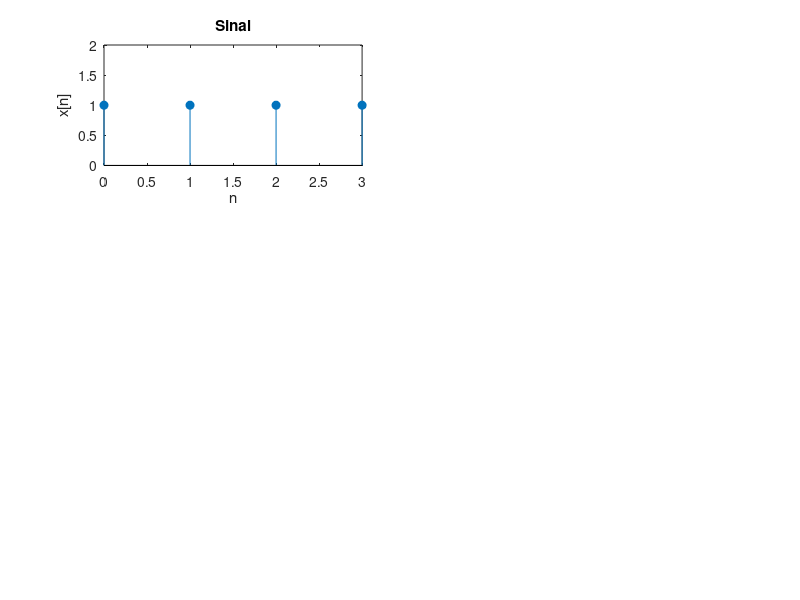

Write MATLAB code to recreate this figure. (Note: this script raises an error after producing the figure.)
T=4; % Tamanho do pulso retangular
t=0:1:3; % Instante de tempo considerado
x=rectpuls(t-T/2,T); % Geração do pulso

subplot(3,2,1);
stem(t, x, 'filled');
ylim([0 2])
title('Sinal');
xlabel('n');
ylabel('x[n]')
% Cálculo da DFT
N=200000; % N >> n p/ aproximar da DFT da DTFT
X_dft= dft(x, N);
def_X_dft = X_dft;
def_omega = linspace(0, 2*pi, N);


subplot(3,2,3);
omega = linspace(-2*pi, 2*pi, 2*N);
X_dtft = [conj(X_dft) X_dft];
plot(omega,abs(X_dtft));
xlim([-2*pi 2*pi]);
title('DTFT de -2\pi até 2\pi');
xlabel('\Omega (rad)');
ylabel('|X(e^{j\Omega})|');

subplot(3,2,4);
arg_dtft = angle(X_dtft);
plot(omega, arg_dtft);
xlim([-2*pi 2*pi]);
%title('Fase do sinal de -2\pi até 2\pi');
xlabel('\Omega (rad)');
ylabel('arg(X(e^{j\Omega})');

input('Pressione uma tecla para visualizar os próximos...');

subplot(3,2,1);
omega = linspace(0, 2*pi, N);
plot(omega,abs(X_dft));
title('DTFT de 0 até 2\pi');
xlim([0 2*pi])
xlabel('\Omega (rad)');
ylabel('|X(e^{j\Omega})|');

subplot(3,2,2);
arg_dtft = angle(X_dft);
plot(omega, arg_dtft);
xlim([0 2*pi])
%title('Fase do sinal de -2\pi até 2\pi');
xlabel('\Omega (rad)');
ylabel('arg(X(e^{j\Omega})');

%%%%%%%%%% DFT 4 pontos %%%%%%%
subplot(3,2,3)
N = 4;
k = 0:1:N-1;
X_dft= dft(x, N);
stem(k, abs(X_dft), 'filled');
title('DFT de 4 Pontos');
xlabel('K');
ylabel('|X[k]|');

subplot(3,2,4)
stem(k, angle(X_dft), 'filled');
ylim([-5 5]);
xlabel('K');
ylabel('arg(X[k])');

subplot(3,2,5)
omega = (2*pi/N) * k;
hold on;
title('Demonstração da amostragem')
plot(def_omega, abs(def_X_dft))
xlim([0 2*pi])
stem(omega, abs(X_dft), 'filled');
xlabel('\Omega (rad)');
ylabel('|X(e^{j\Omega})|');
hold off;

subplot(3,2,6)
hold on;
plot(def_omega, angle(def_X_dft))
xlim([0 2*pi])
stem(omega, angle(X_dft), 'filled');
xlabel('\Omega (rad)');
ylabel('arg(X(e^{j\Omega})');
hold off;

input('Pressione uma tecla para visualizar os próximos...');

%%%%%%%%%%%% DFT 8 %%%%%%%%%%%%%
subplot(3,2,3)
N = 8;
k = 0:1:N-1;
omega = (2*pi/N) * k;
X_dft= dft(x, N);
stem(k, abs(X_dft), 'filled');
title('DFT de 8 Pontos');
xlabel('K');
ylabel('|X[k]|');

subplot(3,2,4)
stem(k, angle(X_dft), 'filled');
xlabel('K');
ylabel('arg(X[k])');

subplot(3,2,5)
hold on;
title('Demonstração da amostragem')
plot(def_omega, abs(def_X_dft))
xlim([0 2*pi])
stem(omega, abs(X_dft), 'filled');
xlabel('\Omega (rad)');
ylabel('|X(e^{j\Omega})|');
hold off;

subplot(3,2,6)
hold on;
plot(def_omega, angle(def_X_dft))
xlim([0 2*pi])
stem(omega, angle(X_dft), 'filled');
xlabel('\Omega (rad)');
ylabel('arg(X(e^{j\Omega})');
hold off;

input('Pressione uma tecla para visualizar os próximos...');

%%%%%%%%%%%% DFT 16 %%%%%%%%%%%%%%%%%
subplot(3,2,3)
N = 16;
k = 0:1:N-1;
omega = (2*pi/N) * k;
X_dft= dft(x, N);
stem(k, abs(X_dft), 'filled');
title('DFT de 16 Pontos');
xlabel('K');
ylabel('|X[k]|');

subplot(3,2,4)
stem(k, angle(X_dft), 'filled');
xlabel('K');
ylabel('arg(X[k])');

subplot(3,2,5)
hold on;
title('Demonstração da amostragem')
plot(def_omega, abs(def_X_dft))
xlim([0 2*pi])
stem(omega, abs(X_dft), 'filled');
xlabel('\Omega (rad)');
ylabel('|X(e^{j\Omega})|');
hold off;

subplot(3,2,6)
hold on;
omega = (2*pi/N) * k;
plot(def_omega, angle(def_X_dft))
xlim([0 2*pi])
stem(omega, angle(X_dft), 'filled');
xlabel('\Omega (rad)');
ylabel('arg(X(e^{j\Omega})');
hold off;

input('Pressione uma tecla para visualizar os próximos...');

%%%%%%%%% DFT 128 %%%%%%%%
subplot(3,2,3)
N = 128;
k = 0:1:N-1;
omega = (2*pi/N) * k;
X_dft= dft(x, N);
stem(k, abs(X_dft), 'filled');
title('DFT de 128 Pontos');
xlabel('K');
ylabel('|X[k]|');

subplot(3,2,4)
stem(k, angle(X_dft), 'filled');
xlabel('K');
ylabel('arg(X[k])');

subplot(3,2,5)
hold on;
omega = (2*pi/N) * k;
title('Demonstração da amostragem')
plot(def_omega, abs(def_X_dft))
xlim([0 2*pi])
stem(omega, abs(X_dft), 'filled');
xlabel('\Omega (rad)');
ylabel('|X(e^{j\Omega})|');
hold off;

subplot(3,2,6)
hold on;
plot(def_omega, angle(def_X_dft))
xlim([0 2*pi])
stem(omega, angle(X_dft), 'filled');
xlabel('\Omega (rad)');
ylabel('arg(X(e^{j\Omega})');
hold off;
